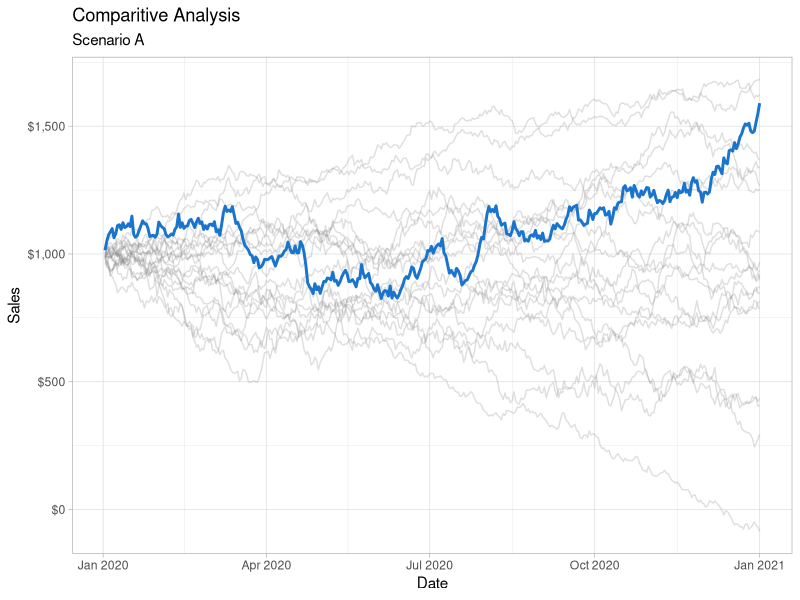

Generate this figure with R: (Note: this script raises an error after producing the figure.)
# The purpose of this script is to generate example output plots to population
# the report.  We will be creating a series of random walk curves. Then, create
# an automated powerpoint presentation report using the officer package.

# SETUP -------------------------------------------------------------------

library(tidyverse)
library(lubridate)
library(here)
library(glue)
library(officer)

# Define parameters
n_scenarios <- 20
mean_min <- -2
mean_max <- 2
sd_min   <- 10
sd_max   <- 25

# DEFINE FUNCTION FOR RANDOM WALK -----------------------------------------

generate_random_walk <- function(mean = 0, 
                                 sd = 1,
                                 n = 366,
                                 x0 = ymd("2020-01-01"), 
                                 y0 = 1000) {
  
  data <- tibble(
    x = x0 + 1:n,
    y = y0 + rnorm(n, mean, sd) %>% cumsum()
  )
  
  return(data)
}


# GENERATE DATA -----------------------------------------------------------

# Define list of scenarios
scenarios = str_to_upper(letters)[1:n_scenarios]

# Initialize grid of scenarios
df_randwalk <- 
  tibble(
    scenario = scenarios,
    mean = runif(n_scenarios, mean_min, mean_max),
    sd = runif(n_scenarios, sd_min, sd_max)
  )

# Generate random walk data
df_randwalk <- df_randwalk %>%
  mutate(data = map2(mean, sd, generate_random_walk)) %>%
  unnest(data)

# CREATE PLOTS ------------------------------------------------------------

for (scenario_target in scenarios) {
  
  
  # Gather target scenario
  df_target <- df_randwalk %>% filter(scenario == scenario_target)
  
  # Gather other scenarios
  df_others <- df_randwalk %>% filter(scenario != scenario_target)
  
  # Create plot
  df_randwalk %>%
    ggplot() + 
    geom_line(
      data = df_others, 
      mapping = aes(x = x, y = y, group = scenario),
      alpha = 0.25, color = "grey50"
    ) +
    geom_line(
      data = df_target, 
      mapping = aes(x = x, y = y), 
      color = "dodgerblue3", size = 1
    ) +
    scale_y_continuous(labels = scales::dollar) +
    theme_light() +
    labs(
      title = "Comparitive Analysis",
      subtitle = glue("Scenario {scenario_target}"),
      x = "Date",
      y = "Sales",
      color = "Scenario"
    ) +
    ggsave(
      here("plots", glue("plot_scenario_{scenario_target}.jpg")),
      height = 5, width = 11, dpi = 1000
    )
  
}


# CREATE REPORT -----------------------------------------------------------

# Initialize report
report <- read_pptx(here("report", "template.pptx"))

# Add slides
for (scenario_target in scenarios) {
  
  # Add slide
  report <- report %>%
    add_slide(layout = "Title and Content", master = "RetrospectVTI") %>%
    ph_with(
      value = glue("Scenario {scenario_target}"), 
      location = ph_location_type(type = "title")
    ) %>%
    ph_with(
      value = external_img(here("plots", glue("plot_scenario_{scenario_target}.jpg")), width = 11, height = 5),
      location = ph_location_type(type = "body"), use_loc_size = TRUE
    )
  
}

# Output report
print(report, here("report", "report.pptx"))
